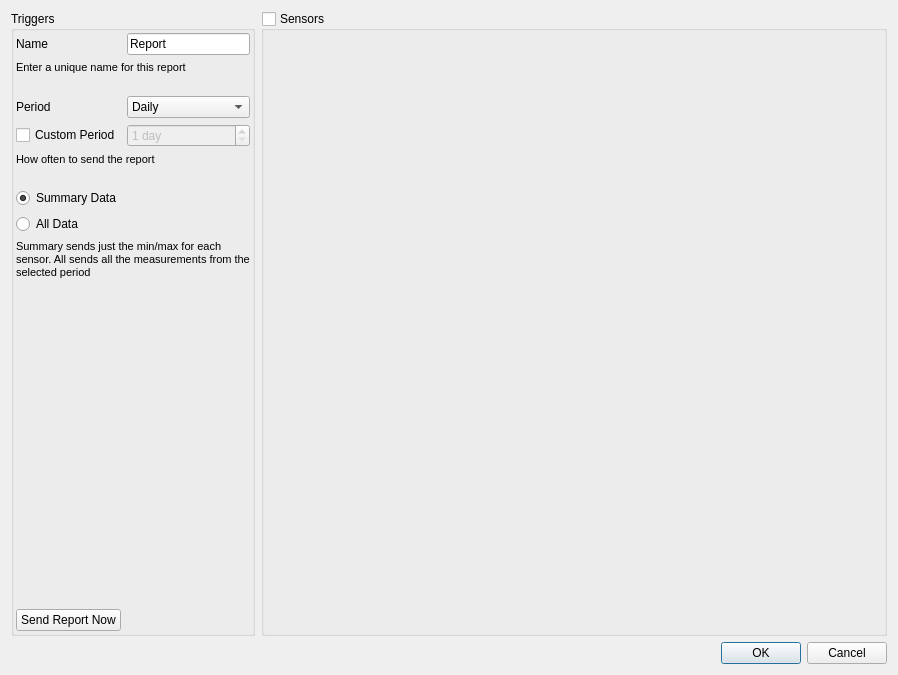
<?xml version="1.0" encoding="UTF-8"?>
<ui version="4.0">
 <class>ConfigureReportDialog</class>
 <widget class="QDialog" name="ConfigureReportDialog">
  <property name="geometry">
   <rect>
    <x>0</x>
    <y>0</y>
    <width>898</width>
    <height>675</height>
   </rect>
  </property>
  <property name="windowTitle">
   <string>Auto Reporting</string>
  </property>
  <layout class="QVBoxLayout" name="verticalLayout">
   <item>
    <widget class="QWidget" name="widget_3" native="true">
     <layout class="QHBoxLayout" name="horizontalLayout" stretch="17,20">
      <property name="leftMargin">
       <number>0</number>
      </property>
      <property name="topMargin">
       <number>0</number>
      </property>
      <property name="rightMargin">
       <number>0</number>
      </property>
      <property name="bottomMargin">
       <number>0</number>
      </property>
      <item>
       <widget class="QGroupBox" name="groupBox">
        <property name="sizePolicy">
         <sizepolicy hsizetype="Maximum" vsizetype="Preferred">
          <horstretch>0</horstretch>
          <verstretch>0</verstretch>
         </sizepolicy>
        </property>
        <property name="title">
         <string>Triggers</string>
        </property>
        <layout class="QGridLayout" name="gridLayout">
         <property name="leftMargin">
          <number>2</number>
         </property>
         <property name="topMargin">
          <number>2</number>
         </property>
         <property name="rightMargin">
          <number>2</number>
         </property>
         <property name="bottomMargin">
          <number>2</number>
         </property>
         <item row="4" column="1">
          <widget class="QSpinBox" name="customPeriod">
           <property name="enabled">
            <bool>false</bool>
           </property>
           <property name="suffix">
            <string> day</string>
           </property>
           <property name="minimum">
            <number>1</number>
           </property>
           <property name="maximum">
            <number>1000</number>
           </property>
          </widget>
         </item>
         <item row="2" column="0">
          <spacer name="verticalSpacer_4">
           <property name="orientation">
            <enum>Qt::Vertical</enum>
           </property>
           <property name="sizeType">
            <enum>QSizePolicy::Fixed</enum>
           </property>
           <property name="sizeHint" stdset="0">
            <size>
             <width>1</width>
             <height>16</height>
            </size>
           </property>
          </spacer>
         </item>
         <item row="3" column="1">
          <widget class="QComboBox" name="period">
           <item>
            <property name="text">
             <string>Daily</string>
            </property>
           </item>
           <item>
            <property name="text">
             <string>Weekly</string>
            </property>
           </item>
           <item>
            <property name="text">
             <string>Monthly</string>
            </property>
           </item>
          </widget>
         </item>
         <item row="0" column="1">
          <widget class="QLineEdit" name="name">
           <property name="text">
            <string>Report</string>
           </property>
          </widget>
         </item>
         <item row="5" column="0" colspan="2">
          <widget class="QLabel" name="label_2">
           <property name="font">
            <font>
             <pointsize>8</pointsize>
            </font>
           </property>
           <property name="text">
            <string>How often to send the report</string>
           </property>
          </widget>
         </item>
         <item row="6" column="0">
          <spacer name="verticalSpacer_2">
           <property name="orientation">
            <enum>Qt::Vertical</enum>
           </property>
           <property name="sizeType">
            <enum>QSizePolicy::Fixed</enum>
           </property>
           <property name="sizeHint" stdset="0">
            <size>
             <width>1</width>
             <height>16</height>
            </size>
           </property>
          </spacer>
         </item>
         <item row="10" column="0">
          <spacer name="verticalSpacer">
           <property name="orientation">
            <enum>Qt::Vertical</enum>
           </property>
           <property name="sizeHint" stdset="0">
            <size>
             <width>20</width>
             <height>40</height>
            </size>
           </property>
          </spacer>
         </item>
         <item row="3" column="0">
          <widget class="QLabel" name="label_10">
           <property name="text">
            <string>Period</string>
           </property>
          </widget>
         </item>
         <item row="7" column="0" colspan="2">
          <widget class="QRadioButton" name="summaryData">
           <property name="text">
            <string>Summary Data</string>
           </property>
           <property name="checked">
            <bool>true</bool>
           </property>
          </widget>
         </item>
         <item row="1" column="0" colspan="2">
          <widget class="QLabel" name="label_7">
           <property name="font">
            <font>
             <pointsize>8</pointsize>
            </font>
           </property>
           <property name="text">
            <string>Enter a unique name for this report</string>
           </property>
          </widget>
         </item>
         <item row="11" column="0">
          <widget class="QPushButton" name="sendNow">
           <property name="text">
            <string>Send Report Now</string>
           </property>
          </widget>
         </item>
         <item row="0" column="0">
          <widget class="QLabel" name="label">
           <property name="text">
            <string>Name</string>
           </property>
          </widget>
         </item>
         <item row="4" column="0">
          <widget class="QCheckBox" name="useCustomPeriod">
           <property name="text">
            <string>Custom Period</string>
           </property>
          </widget>
         </item>
         <item row="8" column="0" colspan="2">
          <widget class="QRadioButton" name="allData">
           <property name="text">
            <string>All Data</string>
           </property>
          </widget>
         </item>
         <item row="9" column="0" colspan="2">
          <widget class="QLabel" name="label_3">
           <property name="font">
            <font>
             <pointsize>8</pointsize>
            </font>
           </property>
           <property name="text">
            <string>Summary sends just the min/max for each sensor. All sends all the measurements from the selected period</string>
           </property>
           <property name="wordWrap">
            <bool>true</bool>
           </property>
          </widget>
         </item>
        </layout>
       </widget>
      </item>
      <item>
       <widget class="QGroupBox" name="sensorGroup">
        <property name="title">
         <string>Sensors</string>
        </property>
        <property name="checkable">
         <bool>true</bool>
        </property>
        <property name="checked">
         <bool>false</bool>
        </property>
        <layout class="QVBoxLayout" name="verticalLayout_2" stretch="0">
         <property name="leftMargin">
          <number>2</number>
         </property>
         <property name="topMargin">
          <number>2</number>
         </property>
         <property name="rightMargin">
          <number>2</number>
         </property>
         <property name="bottomMargin">
          <number>2</number>
         </property>
         <item>
          <widget class="SensorsFilterWidget" name="sensorFilter" native="true"/>
         </item>
        </layout>
       </widget>
      </item>
     </layout>
    </widget>
   </item>
   <item>
    <widget class="QDialogButtonBox" name="buttonBox">
     <property name="orientation">
      <enum>Qt::Horizontal</enum>
     </property>
     <property name="standardButtons">
      <set>QDialogButtonBox::Cancel|QDialogButtonBox::Ok</set>
     </property>
    </widget>
   </item>
  </layout>
 </widget>
 <customwidgets>
  <customwidget>
   <class>SensorsFilterWidget</class>
   <extends>QWidget</extends>
   <header>SensorsFilterWidget.h</header>
   <container>1</container>
  </customwidget>
 </customwidgets>
 <tabstops>
  <tabstop>name</tabstop>
  <tabstop>period</tabstop>
  <tabstop>useCustomPeriod</tabstop>
  <tabstop>customPeriod</tabstop>
  <tabstop>summaryData</tabstop>
  <tabstop>allData</tabstop>
  <tabstop>sendNow</tabstop>
  <tabstop>sensorGroup</tabstop>
 </tabstops>
 <resources/>
 <connections>
  <connection>
   <sender>buttonBox</sender>
   <signal>accepted()</signal>
   <receiver>ConfigureReportDialog</receiver>
   <slot>accept()</slot>
   <hints>
    <hint type="sourcelabel">
     <x>266</x>
     <y>717</y>
    </hint>
    <hint type="destinationlabel">
     <x>157</x>
     <y>274</y>
    </hint>
   </hints>
  </connection>
  <connection>
   <sender>buttonBox</sender>
   <signal>rejected()</signal>
   <receiver>ConfigureReportDialog</receiver>
   <slot>reject()</slot>
   <hints>
    <hint type="sourcelabel">
     <x>334</x>
     <y>717</y>
    </hint>
    <hint type="destinationlabel">
     <x>286</x>
     <y>274</y>
    </hint>
   </hints>
  </connection>
  <connection>
   <sender>useCustomPeriod</sender>
   <signal>toggled(bool)</signal>
   <receiver>label_10</receiver>
   <slot>setDisabled(bool)</slot>
   <hints>
    <hint type="sourcelabel">
     <x>95</x>
     <y>124</y>
    </hint>
    <hint type="destinationlabel">
     <x>171</x>
     <y>83</y>
    </hint>
   </hints>
  </connection>
  <connection>
   <sender>useCustomPeriod</sender>
   <signal>toggled(bool)</signal>
   <receiver>period</receiver>
   <slot>setDisabled(bool)</slot>
   <hints>
    <hint type="sourcelabel">
     <x>108</x>
     <y>127</y>
    </hint>
    <hint type="destinationlabel">
     <x>225</x>
     <y>86</y>
    </hint>
   </hints>
  </connection>
  <connection>
   <sender>useCustomPeriod</sender>
   <signal>toggled(bool)</signal>
   <receiver>customPeriod</receiver>
   <slot>setEnabled(bool)</slot>
   <hints>
    <hint type="sourcelabel">
     <x>76</x>
     <y>126</y>
    </hint>
    <hint type="destinationlabel">
     <x>236</x>
     <y>120</y>
    </hint>
   </hints>
  </connection>
 </connections>
</ui>
